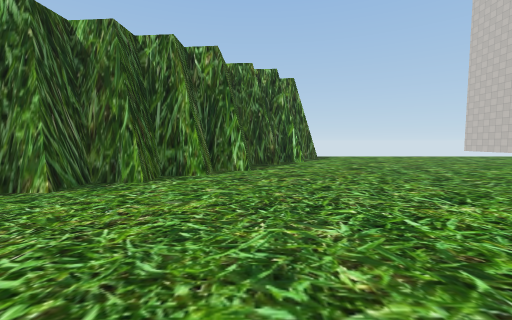
view 1 (above)

19 first-person views from a walk through a 3-D level made in the Unity game engine. The camera is 1.5 m above the floor, tilts 4° down and sees 90° across. The floor is counted in squares, 2 m on a side. Each view is taken from the middle of a square. On the plan, view 1 faces up. The plan holds only what a view shows up to about 9 squares ahead; the rest is blank. The place goes on beyond the plan. Some trees and plants on the terrain are drawn as simple stand-ins. Some surface patterns are stand-ins.

view 2
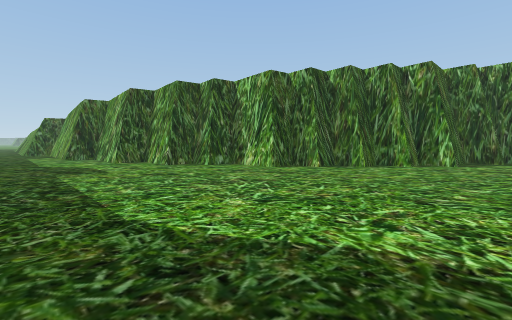

view 3
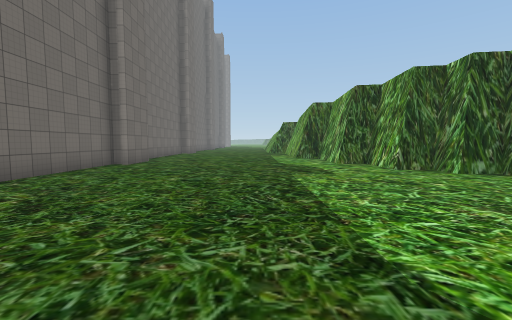

view 4
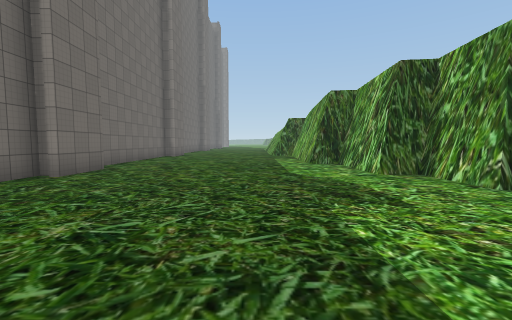

view 5
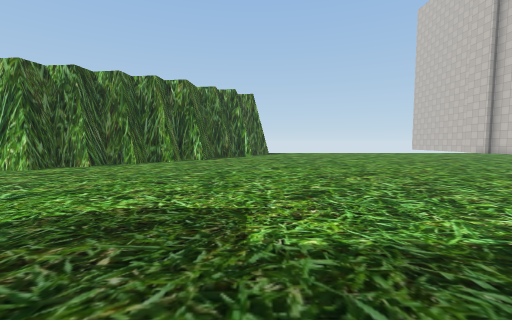

view 6
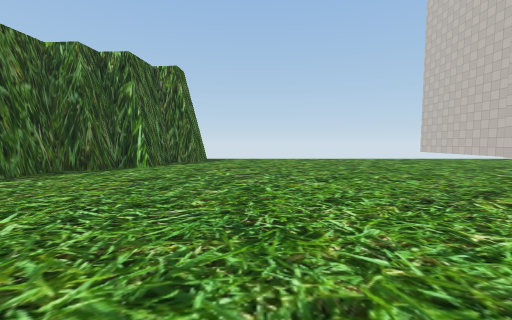

view 7
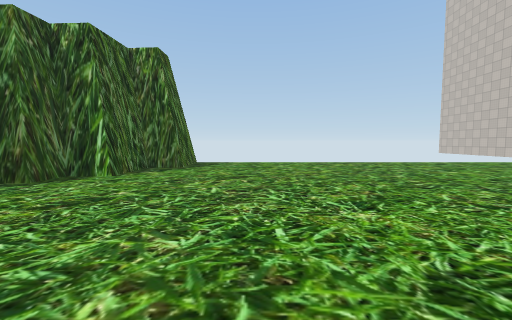

view 8
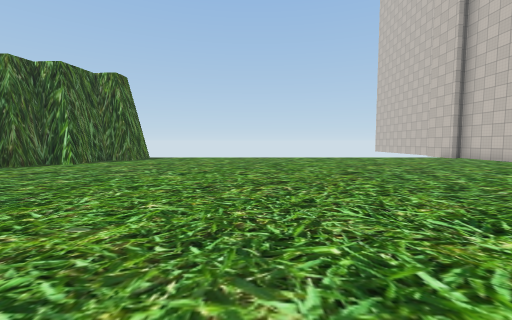

view 9
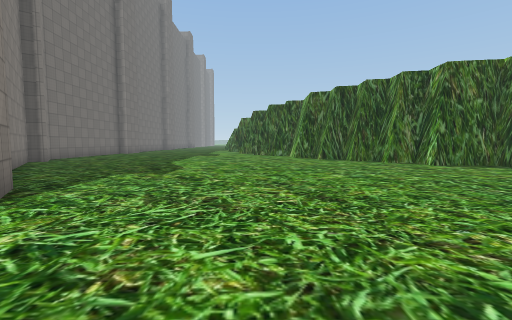

view 10
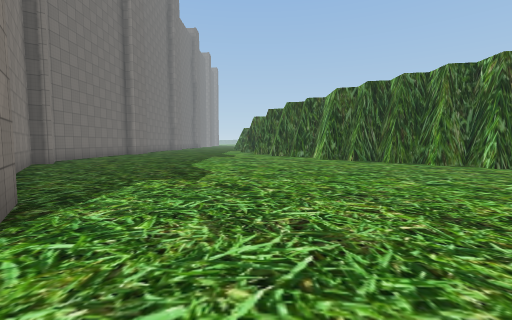

view 11
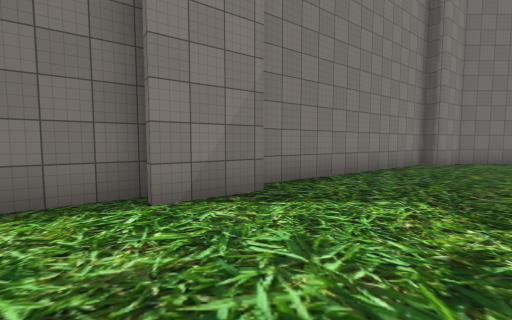

view 12
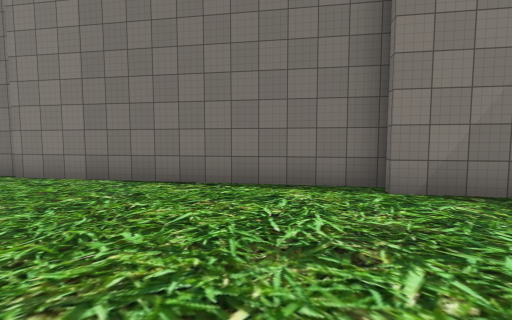

view 13
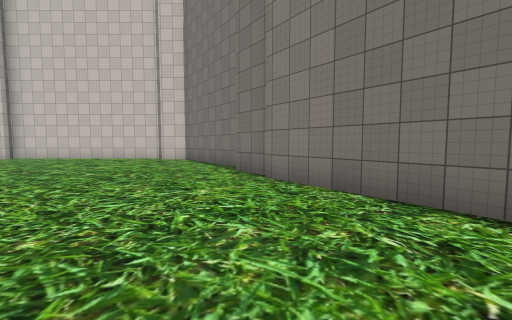

view 14
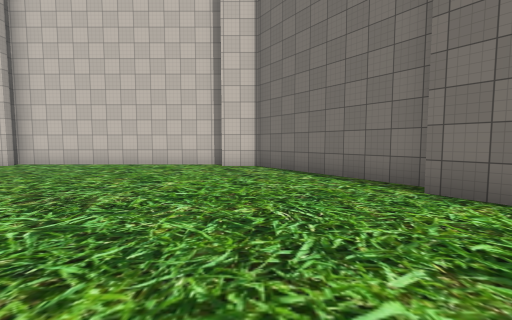

view 15
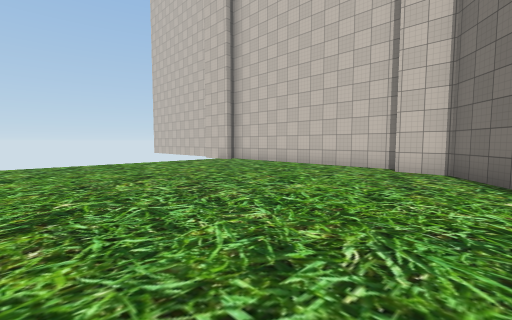

view 16
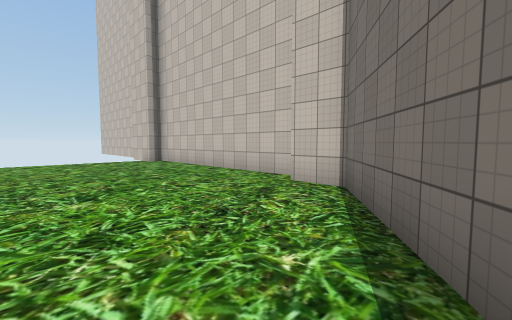

view 17
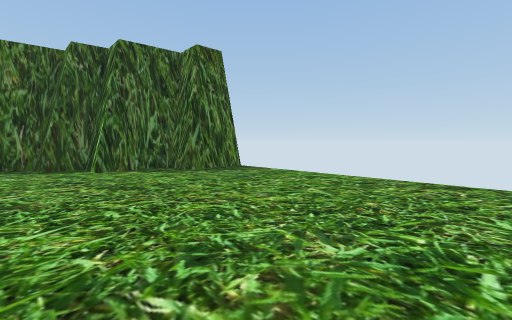

view 18
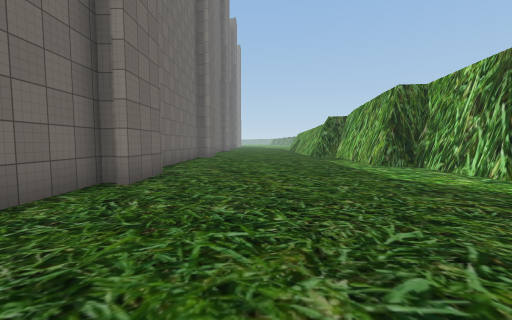

view 19
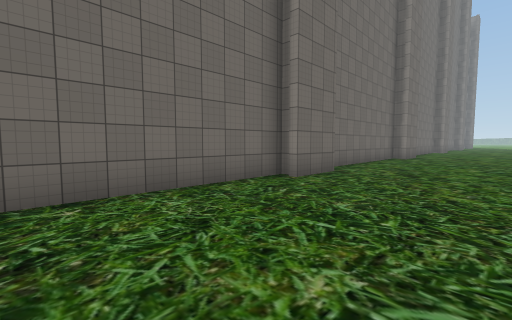

### Floor plan
Points are (right, up) in squares from view 1. A wall is a line through its corners. A room is listed if a view was taken in it or the views show most of it. See-through windows are left out.
Room 1 (views 1, 2, 3, 4, 5, 6, 7, 8, 9, 10, 11, 12, 13, 14, 15, 16, 17, 18, 19)
walls: (5.4, -2.5) (11.4, 1.8); (-2.2, 6) (-2.2, 4.8) (-3.2, 4.8) (-3.2, 3.9) (-4.4, 3.9); (3.8, -3) (5.3, -1.9); (1.6, 9.7) (0.8, 9.7) (0.8, 8.7) (-0.3, 8.7) (-0.3, 6.7) (-1.2, 6.7) (-1.2, 5.8) (-2.4, 5.8); (-4.1, 4) (-4.1, 2.9) (-6.1, 2.9) (-6.1, 1.9) (-7.1, 1.9) (-7.1, 0.9) (-9.2, 0.9) (-9.2, -0.1) (-12.1, -0.1) (-12.1, -1) (-13.1, -1); (11.6, 1.7) (12.7, 2.5); (13.2, 2.1) (17.1, 4.9) (17.1, 6.1); (2.7, 13.6) (2.7, 11.6) (1.6, 11.6); (-1.6, -7.6) (3.9, -3.6); (-9, 1.2) (-9, -0.1); (-12, -0.1) (-12, -1); (-8.8, -7.8) (-2.9, -7.8) (-1.7, -7); (-10.1, -7.2) (-8.4, -7.2); (-13, -7.8) (-11, -7.8)

Where each view was taken, in squares from view 1:
view 1: 0 up, 0 right, facing up
view 2: 3 down, 1 right, facing up-left
view 3: 3 down, 0 right, facing left
view 4: 3 down, 3 left, facing left
view 5: 4 down, 2 right, facing up
view 6: 2 up, 5 right, facing up
view 7: 4 up, 5 right, facing up
view 8: 1 up, 8 right, facing up
view 9: 1 up, 8 right, facing left
view 10: 0 up, 7 right, facing left
view 11: 1 up, 4 right, facing down
view 12: 2 up, 4 right, facing down-right
view 13: 2 up, 6 right, facing right
view 14: 5 up, 9 right, facing right
view 15: 4 up, 10 right, facing up-right
view 16: 3 up, 13 right, facing up-right
view 17: 8 up, 9 right, facing up-left
view 18: 5 down, 4 left, facing left
view 19: 4 down, 4 left, facing down-left
